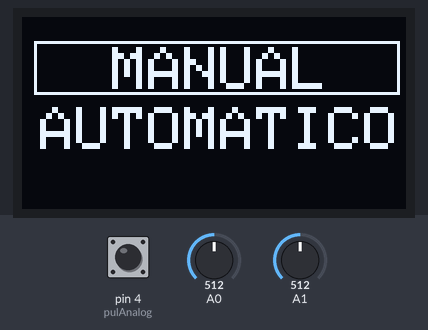
Recording of a sketch running on a simulated Arduino Uno, built with avr-gcc and run on an emulated ATmega328P. Shown: 128×64 one-colour display. Inputs (shaded band) come from the test bench; at power-on: A0 = 512, pin 4 (pulAnalog) HIGH, A1 = 512. What the sketch prints to the serial monitor is not drawn.

Above: at 1.2 s.
1.3 s: A0 set to 190
At 1.9 s:
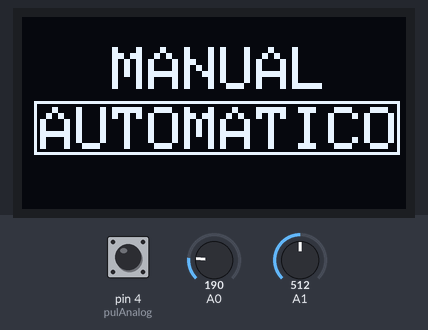
2.8 s: pin 4 (pulAnalog) pulled LOW for 0.15 s
At 4.3 s:
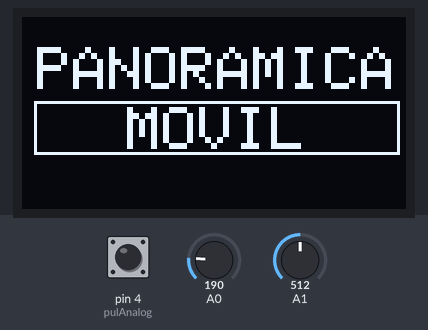
Timing chart, 0 to 5.8 s (numbered marks = the images above; inputs shaded):
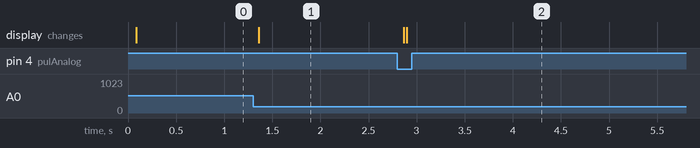

Measured:
- after the input at 1.3 s, the display: changes after 0.06 s (image 1)
- after the input at 2.8 s, the display: first changes after 0.07 s (image 2 shows a later state)

The sketch:

Pantallita_V.4.ino
```cpp
#include <Adafruit_GFX.h>
#include <Adafruit_SSD1306.h>

#define SCREEN_WIDTH 128 // Ancho de la pantalla OLED en píxeles
#define SCREEN_HEIGHT 64 // Alto de la pantalla OLED en píxeles

Adafruit_SSD1306 display(SCREEN_WIDTH, SCREEN_HEIGHT, &Wire, -1);

typedef enum{MENU_MANUAL, MENU_AUTOMATICO, MODO_AUTOMATICO_1, MODO_AUTOMATICO_2} estadoMEF;
estadoMEF estadoactual;


volatile int seg;           //timer 2
volatile int minutos;       //timer 2
volatile int segundos;      //timer 2
volatile int miliSegundos;  //timer 2
volatile int microSegundos; //timer 2

#define pulAnalog 4
int analogY; //para guardar el valor de la variable del analogico
int analogX;
int flg1 = 0; //sirve para poder cambiar entre modos y que no tenga ningun problema


void setup() {
  // Inicializa la comunicación I2C con la pantalla OLED
  Wire.begin();
  display.begin(SSD1306_SWITCHCAPVCC, 0x3C);
  display.clearDisplay();
  Serial.begin(9600);

  pinMode(pulAnalog, INPUT_PULLUP);

  estadoMEF estadoActual;

  // Muestra el mensaje de bienvenida
  display.setTextSize(2);
  display.setTextColor(WHITE);
  display.setCursor(10,20);//1° IZQUIERDA A DERECHA, 2° ARRIBA PARA ABAJO

    display.println("INICIANDO");
    display.display();


    //cuenta del timer2
    SREG = (SREG & 0b01111111);      //Esta instrucción deshabilita a las interrupciones globales sin modificar el resto de las interrupciones.
    TCNT2 = 0;     //Limpiar el registro que guarda la cuenta del Timer-2.
    TIMSK2 =TIMSK2|0b00000001;      //Habilitación de la bandera 0 del registro que habilita la interrupción por sobre flujo o desbordamiento del TIMER2.
    TCCR2B= 0b0000011; //250khz
    SREG = (SREG & 0b01111111) | 0b10000000; //Habilitar interrupciones
    // T = 1/250khz = 4uS
    //255*0.125uS = 1mS
    //cuenta cada 1 milisegundos
}


void loop() {
    analogY = analogRead(A0); //guarda la lo que mide en una variable
    analogX = analogRead(A1);

    Serial.print(analogY);
    Serial.print("  ");
    Serial.println(analogX);

  switch(estadoactual)
  {
    case MENU_MANUAL: //Aparece el menu con la opcion manual (que esta seleccionada) y la opcion automatica
    {
        display.clearDisplay();// Limpia la pantalla OLED
        display.setTextSize(2);  // Muestra el texto en la pantalla
        display.setTextColor(WHITE);
        display.setCursor(30,10);//1° IZQUIERDA A DERECHA, 2° ARRIBA PARA ABAJO
        display.println("MANUAL");
        display.drawRect(4,8,122,18,WHITE);/*1° izquierda a derecha, 2°de arriba a abajo
        3° ancho del cuadrado, 4° alto del cuadrado */
        display.setCursor(6,30);
        display.println("AUTOMATICO");
    }
    break;

    case MENU_AUTOMATICO: //Aparece el menu con la opcion manual y la opcion automatica(que esta seleccionada)
    {
        display.clearDisplay();// Limpia la pantalla OLED
        display.setTextSize(2);  // Muestra el texto en la pantalla
        display.setTextColor(WHITE);
        display.setCursor(30,10);//1° IZQUIERDA A DERECHA, 2° ARRIBA PARA ABAJO
        display.println("MANUAL");
        display.drawRect(4,28,122,18,WHITE);/*1° izquierda a derecha, 2°de arriba a abajo
        3° ancho del cuadrado, 4° alto del cuadrado */
        display.setCursor(6,30);
        display.println("AUTOMATICO");
    }
    break;

    case MODO_AUTOMATICO_1: //este es el modo automatico con las opciones panoramica (que esta seleccionada) y la opcion movil
    {
        display.clearDisplay();// Limpia la pantalla OLED
        display.setTextSize(2);  // Muestra el texto en la pantalla
        display.setTextColor(WHITE);
        display.setCursor(5,10);//1° IZQUIERDA A DERECHA, 2° ARRIBA PARA ABAJO
        display.println("PANORAMICA");
        display.drawRect(4,8,122,18,WHITE);/*1° izquierda a derecha, 2°de arriba a abajo
        3° ancho del cuadrado, 4° alto del cuadrado */
        display.setCursor(35,30);
        display.println("MOVIL");
    }
    break;

    case MODO_AUTOMATICO_2: //este es el modo automatico con las opciones panoramica y la opcion movil (que esta seleccionada)
    {
        display.clearDisplay();// Limpia la pantalla OLED
        display.setTextSize(2);  // Muestra el texto en la pantalla
        display.setTextColor(WHITE);
        display.setCursor(5,10);//1° IZQUIERDA A DERECHA, 2° ARRIBA PARA ABAJO
        display.println("PANORAMICA");
        display.drawRect(4,28,122,18,WHITE);/*1° izquierda a derecha, 2°de arriba a abajo
        3° ancho del cuadrado, 4° alto del cuadrado */
        display.setCursor(35,30);
        display.println("MOVIL");
    }
    break;
  }

    if(analogY >= 800 && flg1 == 1) //sirve para poder cambiar entre modos y la flg sirve para que no puedas cambiar de modos de una mejor manera
    {
        estadoactual = estadoactual - 1;
        flg1 = 0;
    }
    if(analogY <= 200 && flg1 == 0)
    {
        estadoactual = estadoactual + 1;
        flg1 = 1;
    }


    if(estadoactual == MENU_AUTOMATICO && digitalRead(pulAnalog) == LOW)
    {
        estadoactual = MODO_AUTOMATICO_1; //esto sirve para que cuando cambias de modo puedas seleccioanr el siguiente sin problemas
        flg1 = 0;
    }


  display.display();  // Actualiza la pantalla OLED
}


//cuenta segundos con el timer 2
ISR(TIMER2_OVF_vect)
{
  miliSegundos++;
  if(miliSegundos==1000)
  {
    seg++;

    miliSegundos=0;
    }
}
```
